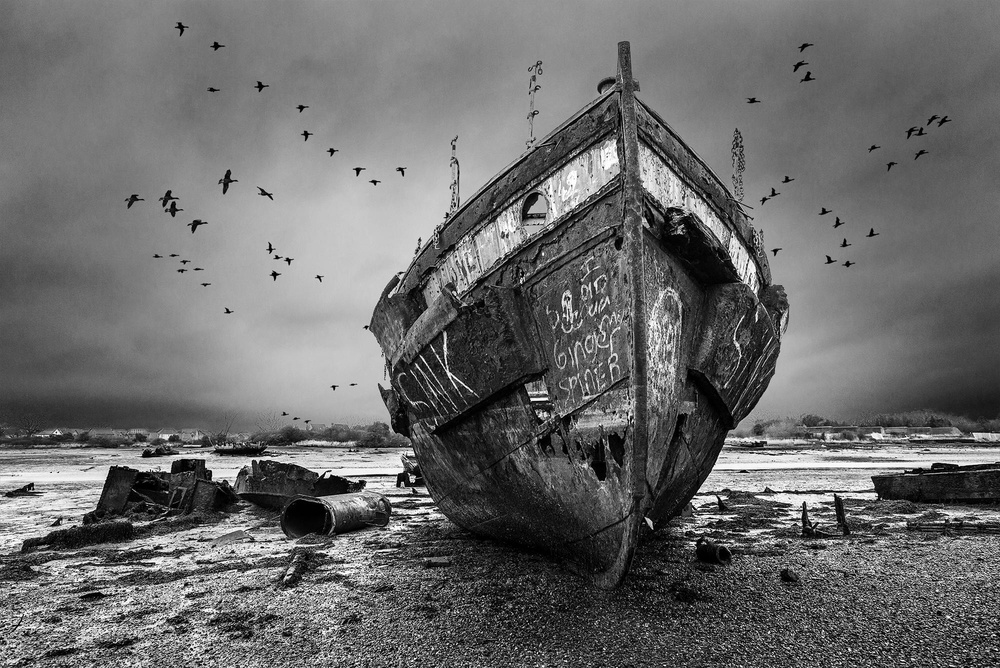
#> input picture img1.jpg, 1000 x 668 px, shrunk from 2000 x 1335 before the run
$ python bandw.py
#> lines starting #> are read from the running program, lines starting #| are printed output that depends on the picture; after the words box and inside, x2 and y2 are one past the last pixel; in counts of white or black regions, pixels touching at a corner belong together
from PIL import Image
im= Image.open('img1.jpg')
#> im is the input picture: PIL image 1000x668 L; min 0, max 255, mean 106.9
im= im.convert('L')
pixelMap=im.load()
img=Image.new(im.mode,im.size)
#> img: PIL image 1000x668 L; every value is 0
pixelsNew=im.load()
for i in range (img.size[0]):
    for j in range(img.size[1]):
        if(pixelMap[i,j]<(127)):
            pixelMap[i,j]=(0)
        elif(pixelMap[i,j]>=(127)):
            pixelMap[i,j]=(255)
im.show()
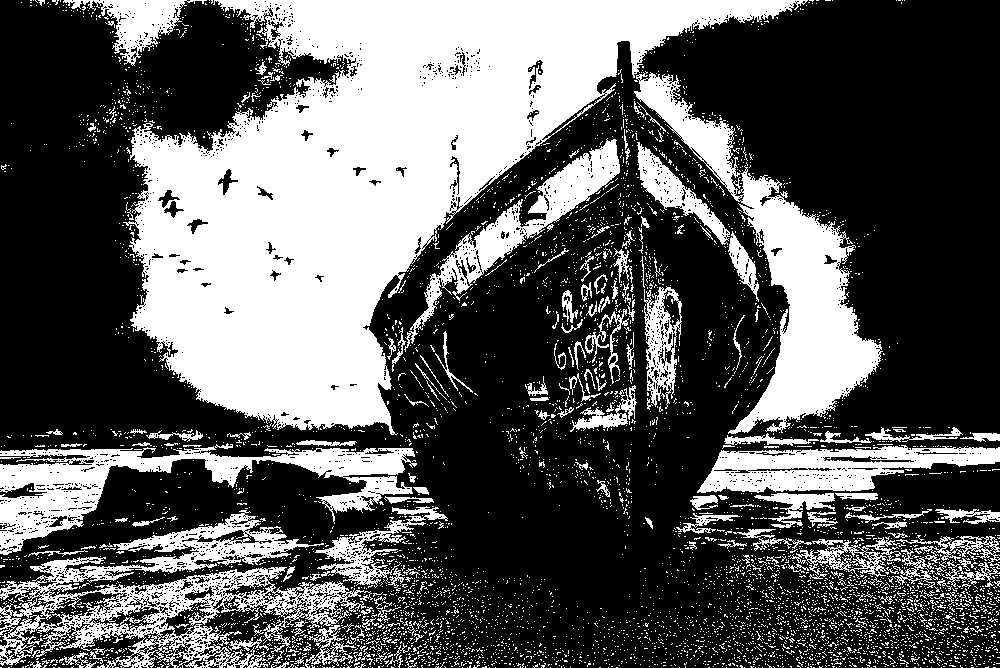
#> shown: PIL image 1000x668 L; 35.7% white; 5658 white regions (5457 under 20 px), largest, box (x1, y1, x2, y2) and area: (123, 0, 808, 435) 124578, (634, 72, 883, 434) 21963, (0, 510, 373, 668) 18456
